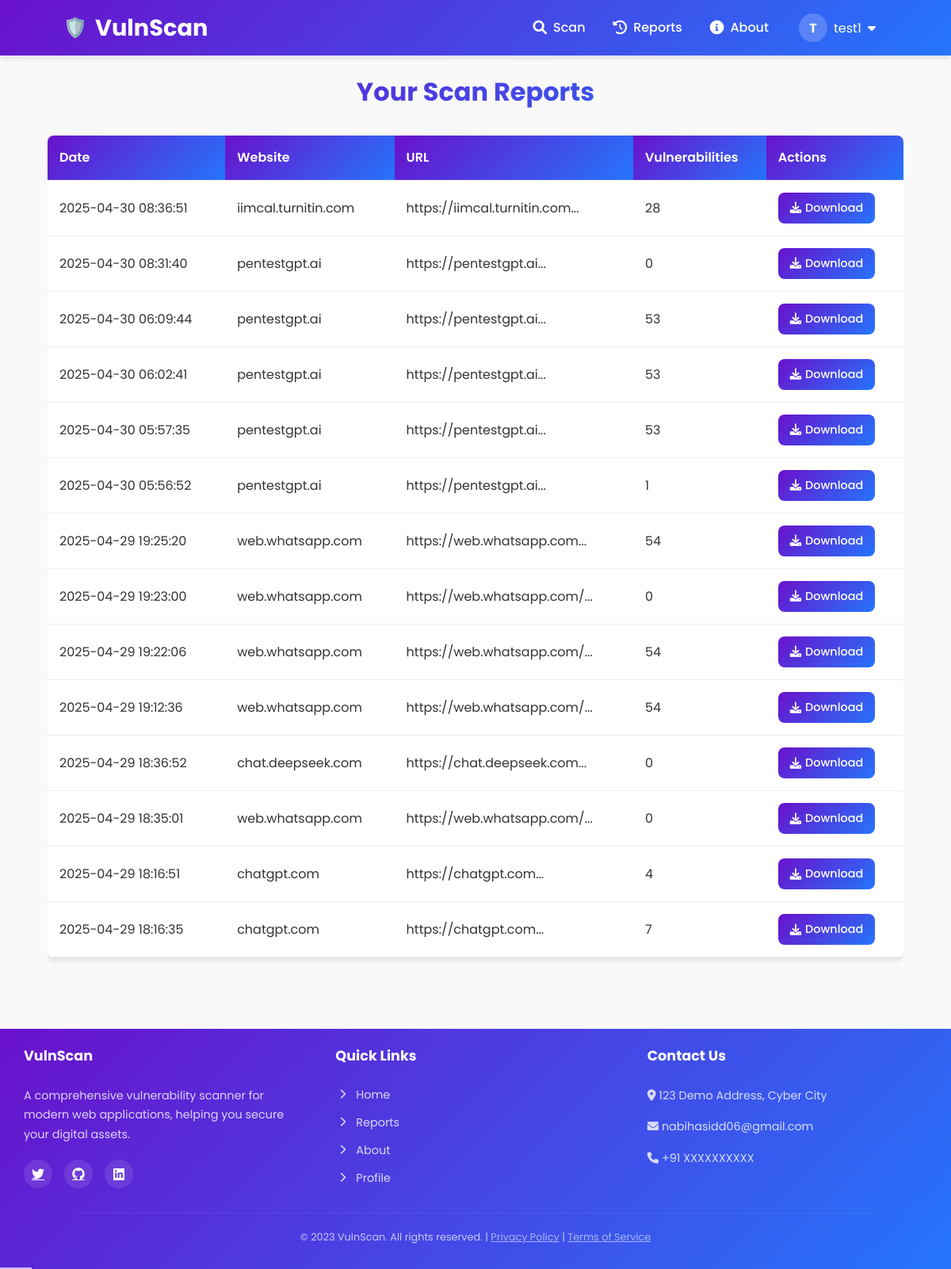
The app's page /reports (signed in) with its own data.
### tables this page shows
CREATE TABLE scan_reports (
            id INTEGER PRIMARY KEY AUTOINCREMENT,
            user_id INTEGER NOT NULL,
            target_url TEXT NOT NULL,
            vulnerabilities TEXT,
            vulnerability_count INTEGER,
            created_at TIMESTAMP DEFAULT CURRENT_TIMESTAMP,
            FOREIGN KEY (user_id) REFERENCES users (id)
        );

### app.py (the view)
@app.route('/reports')
def reports():
    if 'user_id' not in session:
        return redirect(url_for('login'))
    user_reports = get_user_reports(session['user_id'])
    return render_template('reports.html', reports=user_reports)

### database.py (called while the page is built)
def get_db():
    conn = sqlite3.connect('instance/scanner.db')
    conn.row_factory = sqlite3.Row
    return conn

def get_user_reports(user_id):
    conn = get_db()
    cursor = conn.cursor()
    reports = cursor.execute(
        'SELECT id, target_url, vulnerability_count, created_at FROM scan_reports WHERE user_id = ? ORDER BY created_at DESC',
        (user_id,)
    ).fetchall()
    conn.close()
    return reports

### templates/reports.html (shortened to what this page needs)
{% extends "base.html" %}
{% block content %}
<div class="reports-container">
    <h1>Your Scan Reports</h1>
    {% if reports %}
    <div class="table-container">
        <table>
            <thead>
                <tr>
                    <th>Date</th>
                    <th>Website</th>
                    <th>URL</th>
                    <th>Vulnerabilities</th>
                    <th>Actions</th>
                </tr>
            </thead>
            <tbody>
                {% for report in reports %}
                <tr>
                    <td>{{ report['created_at'] }}</td>
                    <td>{{ report['target_url'].split('//')[1].split('/')[0] }}</td>
                    <td>{{ report['target_url'][:30] }}...</td>
                    <td>{{ report['vulnerability_count'] }}</td>
                    <td>
                        <a href="/download_report/{{ report['id'] }}" class="btn-download-small">
                            <i class="fas fa-download"></i> Download
                        </a>
                    </td>
                </tr>
                {% endfor %}
            </tbody>
        </table>
    </div>
    {% else %}
    <div class="no-reports">
        <i class="fas fa-file-alt"></i>
        <p>You haven't scanned any websites yet.</p>
        <a href="{{ url_for('home') }}" class="btn-scan">Start Scanning</a>
    </div>
    {% endif %}
</div>
{% endblock %}

### templates/base.html (shortened to what this page needs)
<!DOCTYPE html>
<html lang="en">
<head>
    <link rel="stylesheet" href="https://cdnjs.cloudflare.com/ajax/libs/font-awesome/6.0.0-beta3/css/all.min.css">
    <link rel="stylesheet" href="{{ url_for('static', filename='css/style.css') }}">
</head>
<body>
    <nav class="navbar">
        <div class="container">
            <a href="{{ url_for('home') }}" class="logo">VulnScan</a>
            <div class="nav-links">
                <a href="{{ url_for('home') }}"><i class="fas fa-search"></i> Scan</a>
                <a href="{{ url_for('reports') }}"><i class="fas fa-history"></i> Reports</a>
                <a href="{{ url_for('about') }}"><i class="fas fa-info-circle"></i> About</a>
                <div class="profile-dropdown">
                    <button class="profile-btn">
                        <div class="profile-circle">{{ session.username[0]|upper if session.username else '?' }}</div>
                        <span>{{ session.username if session.username else 'Guest' }}</span>
                        <i class="fas fa-caret-down"></i>
                    </button>
                </div>
            </div>
        </div>
    </nav>
    <div class="container">
        {% block content %}{% endblock %}
    </div>
    <footer>
        <div class="footer-content">
            <div class="footer-section">
                <h3>VulnScan</h3>
                <p>A comprehensive vulnerability scanner for modern web applications, helping you secure your digital assets.</p>
                <div class="footer-social">
                    <a href="#"><i class="fab fa-twitter"></i></a>
                    <a href="https://github.com/Nabiha-Nabz"><i class="fab fa-github"></i></a>
                    <a href="https://www.linkedin.com/in/nabiha-sami/"><i class="fab fa-linkedin"></i></a>
                </div>
            </div>
            <div class="footer-section">
                <h3>Quick Links</h3>
                <ul>
                    <li><a href="{{ url_for('home') }}"><i class="fas fa-chevron-right"></i> Home</a></li>
                    <li><a href="{{ url_for('reports') }}"><i class="fas fa-chevron-right"></i> Reports</a></li>
                    <li><a href="{{ url_for('about') }}"><i class="fas fa-chevron-right"></i> About</a></li>
                    <li><a href="{{ url_for('profile') }}"><i class="fas fa-chevron-right"></i> Profile</a></li>
                </ul>
            </div>
            <div class="footer-section">
                <h3>Contact Us</h3>
                <p><i class="fas fa-map-marker-alt"></i> 123 Demo Address, Cyber City</p>
                <p><i class="fas fa-envelope"></i> nabihasidd06@gmail.com</p>
                <p><i class="fas fa-phone"></i> +91 XXXXXXXXXX</p>
            </div>
        </div>
        <div class="footer-bottom">
            <p>&copy; 2023 VulnScan. All rights reserved. | <a href="#" style="color: white; opacity: 0.8;">Privacy Policy</a> | <a href="#" style="color: white; opacity: 0.8;">Terms of Service</a></p>
        </div>
    </footer>
</body>
</html>

### static/css/style.css (style rules this page uses)
:root { --primary-color: #6a11cb; --secondary-color: #2575fc; --accent-color: #8e2de2; --text-color: #333; --light-text: #f8f9fa; --background: #f9f9f9; --card-bg: #ffffff; --shadow: 0 4px 6px rgba(0, 0, 0, 0.1); --critical: #dc3545; --high: #fd7e14; --medium: #ffc107; --low: #28a745; --border-radius: 8px; }
* { margin: 0; padding: 0; box-sizing: border-box; }
body { font-family: 'Poppins', sans-serif; color: var(--text-color); background-color: var(--background); line-height: 1.6; }
.container { width: 90%; max-width: 1200px; margin: 0 auto; padding: 20px 0; }
.navbar { background: linear-gradient(135deg, var(--primary-color), var(--secondary-color)); color: white; padding: 0; box-shadow: var(--shadow); position: sticky; top: 0; z-index: 1000; }
.navbar .container { display: flex; justify-content: space-between; align-items: center; padding: 0 20px; height: 70px; }
.logo { font-size: 1.8rem; font-weight: 700; color: white; text-decoration: none; display: flex; align-items: center; gap: 10px; }
.logo:before { content: "🛡️"; font-size: 1.5rem; }
.nav-links { display: flex; align-items: center; gap: 5px; }
.nav-links a { color: white; text-decoration: none; font-weight: 500; padding: 10px 15px; border-radius: 50px; transition: all 0.3s ease; display: flex; align-items: center; gap: 8px; }
.nav-links a i { font-size: 1.1rem; }
.profile-dropdown { position: relative; margin-left: 10px; }
.profile-btn { background: none; border: none; color: white; display: flex; align-items: center; gap: 8px; cursor: pointer; font-family: inherit; font-size: 1rem; padding: 8px 15px 8px 8px; border-radius: 50px; transition: all 0.3s ease; }
.profile-circle { width: 36px; height: 36px; border-radius: 50%; background-color: rgba(255, 255, 255, 0.2); display: flex; align-items: center; justify-content: center; font-weight: bold; transition: transform 0.3s ease; }
.btn-download-small { background: linear-gradient(135deg, var(--primary-color), var(--secondary-color)); color: white; border: none; padding: 8px 15px; border-radius: var(--border-radius); font-size: 0.9rem; font-weight: 500; cursor: pointer; transition: opacity 0.3s; display: inline-flex; align-items: center; gap: 5px; text-decoration: none; }
.reports-container h1 { font-size: 2rem; margin-bottom: 30px; text-align: center; background: linear-gradient(135deg, var(--primary-color), var(--secondary-color)); -webkit-background-clip: text; -webkit-text-fill-color: transparent; }
.table-container { overflow-x: auto; }
table { width: 100%; border-collapse: collapse; margin-bottom: 30px; background-color: var(--card-bg); box-shadow: var(--shadow); border-radius: var(--border-radius); overflow: hidden; }
th, td { padding: 15px; text-align: left; border-bottom: 1px solid #eee; }
th { background: linear-gradient(135deg, var(--primary-color), var(--secondary-color)); color: white; font-weight: 600; }
footer { background: linear-gradient(135deg, var(--primary-color), var(--secondary-color)); color: white; padding: 20px 0 10px; margin-top: 40px; width: 100%; }
.footer-content { max-width: 1200px; margin: 0 auto; display: grid; grid-template-columns: repeat(auto-fit, minmax(250px, 1fr)); gap: 20px; padding: 0 20px; }
.footer-section { padding: 0 10px; }
.footer-section h3 { font-size: 1.1rem; margin-bottom: 15px; padding-bottom: 8px; }
.footer-section h3:after { content: ''; position: absolute; left: 0; bottom: 0; width: 40px; height: 2px; background-color: rgba(255, 255, 255, 0.3); }
.footer-section p { font-size: 0.9rem; line-height: 1.7; opacity: 0.8; margin-bottom: 15px; }
.footer-section ul { list-style: none; }
.footer-section ul li { margin-bottom: 12px; }
.footer-section ul li a { color: white; text-decoration: none; font-size: 0.9rem; opacity: 0.8; transition: all 0.3s ease; display: flex; align-items: center; gap: 8px; }
.footer-section ul li a i { font-size: 0.8rem; width: 18px; text-align: center; }
.footer-bottom { text-align: center; padding-top: 15px; margin-top: 20px; font-size: 0.8rem; border-top: 1px solid rgba(255, 255, 255, 0.1); opacity: 0.7; max-width: 1000px; margin-left: auto; margin-right: auto; padding: 20px; }
.footer-social { display: flex; gap: 15px; margin-top: 20px; }
.footer-social a { color: white; width: 36px; height: 36px; border-radius: 50%; background-color: rgba(255, 255, 255, 0.1); display: flex; align-items: center; justify-content: center; transition: all 0.3s ease; }

### records on screen
scan_reports: created_at "2025-04-30 08:36:51", target_url "iimcal.turnitin.com", target_url "https://iimcal.turnitin.com", vulnerability_count "28"
scan_reports: created_at "2025-04-30 08:31:40", target_url "pentestgpt.ai", target_url "https://pentestgpt.ai", vulnerability_count "0"
scan_reports: created_at "2025-04-30 06:09:44", target_url "pentestgpt.ai", target_url "https://pentestgpt.ai", vulnerability_count "53"
scan_reports: created_at "2025-04-30 06:02:41", target_url "pentestgpt.ai", target_url "https://pentestgpt.ai", vulnerability_count "53"
scan_reports: created_at "2025-04-30 05:57:35", target_url "pentestgpt.ai", target_url "https://pentestgpt.ai", vulnerability_count "53"
scan_reports: created_at "2025-04-30 05:56:52", target_url "pentestgpt.ai", target_url "https://pentestgpt.ai", vulnerability_count "1"
scan_reports: created_at "2025-04-29 19:25:20", target_url "web.whatsapp.com", target_url "https://web.whatsapp.com", vulnerability_count "54"
scan_reports: created_at "2025-04-29 19:23:00", target_url "web.whatsapp.com", target_url "https://web.whatsapp.com/", vulnerability_count "0"
scan_reports: created_at "2025-04-29 19:22:06", target_url "web.whatsapp.com", target_url "https://web.whatsapp.com/", vulnerability_count "54"
scan_reports: created_at "2025-04-29 19:12:36", target_url "web.whatsapp.com", target_url "https://web.whatsapp.com/", vulnerability_count "54"
scan_reports: created_at "2025-04-29 18:36:52", target_url "chat.deepseek.com", target_url "https://chat.deepseek.com", vulnerability_count "0"
scan_reports: created_at "2025-04-29 18:35:01", target_url "web.whatsapp.com", target_url "https://web.whatsapp.com/", vulnerability_count "0"
scan_reports: created_at "2025-04-29 18:16:51", target_url "chatgpt.com", target_url "https://chatgpt.com", vulnerability_count "4"
scan_reports: created_at "2025-04-29 18:16:35", target_url "chatgpt.com", target_url "https://chatgpt.com", vulnerability_count "7"

### other values on screen
{{ session.username[0]|upper if session.username else '?' }} "T"
{{ session.username if session.username else 'Guest' }} "test1"
